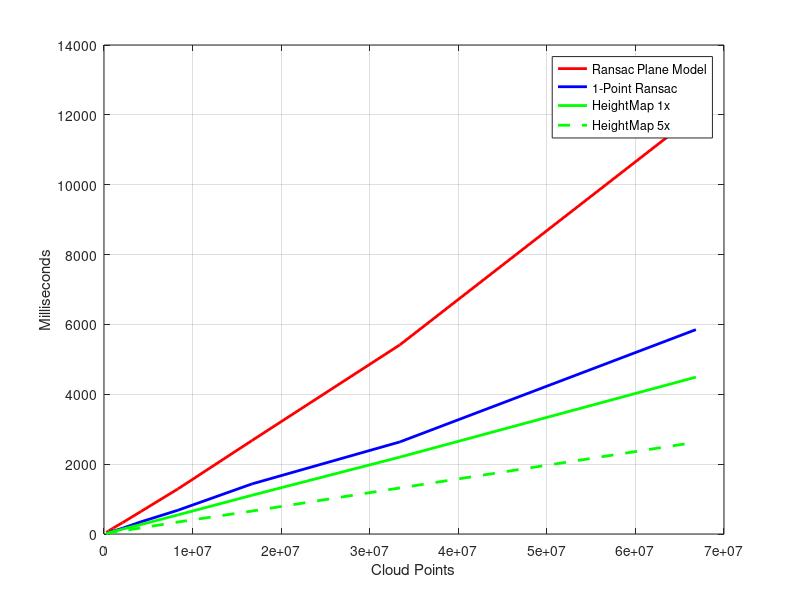

MATLAB code to generate this figure:
points=[
    261035
    522070
    1044140
    2088280
    4176560
    8353120
    16706240
    33412480
    66824960
]

ransac=[
    41
    87
    171
    324
    646
    1292
    2676
    5417
    12001
];

onepoint=[
    20
    41
    82
    165
    349
    681
    1434
    2637
    5851  
];


heightmap1x=[
    261035,19
    522070,35
    1044140,70
    2088280,140
    4176560,270
    8353120,547
    16706240,1109
    33412480,2202
    66824960,4491  
];


heightmap5x=[
    261035,9
    522070,18
    1044140,54
    2088280,91
    4176560,175
    8353120,343
    16706240,657
    33412480,1319
    66824960,2627
];

plot(points,ransac,'r', 'LineWidth',2);hold on;
plot(points,onepoint,'b', 'LineWidth',2);hold on;
plot(points,heightmap1x(:,2),'g', 'LineWidth',2);hold on;
plot(points,heightmap5x(:,2),'g--', 'LineWidth',2);hold on;

%plot(r_reference,r_vader*1.2,'g', 'LineWidth',2);hold on;
%plot(r_reference,r_toycar,'b', 'LineWidth',2);hold on;
legend('Ransac Plane Model','1-Point Ransac','HeightMap 1x','HeightMap 5x')
hold on;
xlabel('Cloud Points');
ylabel('Milliseconds');
grid on;
    